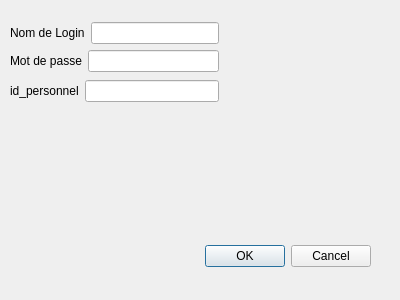
<?xml version="1.0" encoding="UTF-8"?>
<ui version="4.0">
 <class>Inserer</class>
 <widget class="QDialog" name="Inserer">
  <property name="geometry">
   <rect>
    <x>0</x>
    <y>0</y>
    <width>400</width>
    <height>300</height>
   </rect>
  </property>
  <property name="windowTitle">
   <string>Dialog</string>
  </property>
  <widget class="QDialogButtonBox" name="buttonBox">
   <property name="geometry">
    <rect>
     <x>30</x>
     <y>240</y>
     <width>341</width>
     <height>32</height>
    </rect>
   </property>
   <property name="orientation">
    <enum>Qt::Horizontal</enum>
   </property>
   <property name="standardButtons">
    <set>QDialogButtonBox::Cancel|QDialogButtonBox::Ok</set>
   </property>
  </widget>
  <widget class="QWidget" name="">
   <property name="geometry">
    <rect>
     <x>10</x>
     <y>20</y>
     <width>209</width>
     <height>84</height>
    </rect>
   </property>
   <layout class="QVBoxLayout" name="verticalLayout_3">
    <item>
     <layout class="QVBoxLayout" name="verticalLayout">
      <item>
       <layout class="QHBoxLayout" name="horizontalLayout_2">
        <item>
         <widget class="QLabel" name="label_2">
          <property name="text">
           <string>Nom de Login</string>
          </property>
         </widget>
        </item>
        <item>
         <widget class="QLineEdit" name="lineEditUser"/>
        </item>
       </layout>
      </item>
      <item>
       <layout class="QHBoxLayout" name="horizontalLayout">
        <item>
         <widget class="QLabel" name="label">
          <property name="text">
           <string>Mot de passe</string>
          </property>
         </widget>
        </item>
        <item>
         <widget class="QLineEdit" name="lineEditPassword">
          <property name="echoMode">
           <enum>QLineEdit::Password</enum>
          </property>
         </widget>
        </item>
       </layout>
      </item>
     </layout>
    </item>
    <item>
     <layout class="QVBoxLayout" name="verticalLayout_2">
      <item>
       <layout class="QHBoxLayout" name="horizontalLayout_4">
        <item>
         <widget class="QLabel" name="label_4">
          <property name="text">
           <string>id_personnel</string>
          </property>
         </widget>
        </item>
        <item>
         <widget class="QLineEdit" name="lineEditId">
          <property name="echoMode">
           <enum>QLineEdit::Password</enum>
          </property>
         </widget>
        </item>
       </layout>
      </item>
     </layout>
    </item>
   </layout>
  </widget>
 </widget>
 <resources/>
 <connections>
  <connection>
   <sender>buttonBox</sender>
   <signal>accepted()</signal>
   <receiver>Inserer</receiver>
   <slot>accept()</slot>
   <hints>
    <hint type="sourcelabel">
     <x>248</x>
     <y>254</y>
    </hint>
    <hint type="destinationlabel">
     <x>157</x>
     <y>274</y>
    </hint>
   </hints>
  </connection>
  <connection>
   <sender>buttonBox</sender>
   <signal>rejected()</signal>
   <receiver>Inserer</receiver>
   <slot>reject()</slot>
   <hints>
    <hint type="sourcelabel">
     <x>316</x>
     <y>260</y>
    </hint>
    <hint type="destinationlabel">
     <x>286</x>
     <y>274</y>
    </hint>
   </hints>
  </connection>
 </connections>
</ui>
